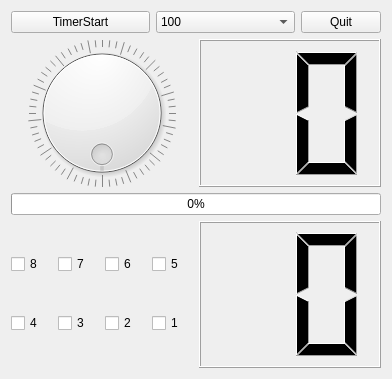
<?xml version="1.0" encoding="UTF-8"?>
<ui version="4.0">
 <class>Tab1Devcontrol</class>
 <widget class="QWidget" name="Tab1Devcontrol">
  <property name="geometry">
   <rect>
    <x>0</x>
    <y>0</y>
    <width>392</width>
    <height>379</height>
   </rect>
  </property>
  <property name="windowTitle">
   <string>Form</string>
  </property>
  <layout class="QVBoxLayout" name="verticalLayout_2" stretch="1,4,1,4">
   <item>
    <layout class="QHBoxLayout" name="horizontalLayout" stretch="2,2,1">
     <item>
      <widget class="QPushButton" name="pPBtimerStart">
       <property name="text">
        <string>TimerStart</string>
       </property>
       <property name="checkable">
        <bool>true</bool>
       </property>
      </widget>
     </item>
     <item>
      <widget class="QComboBox" name="pCBtimerValue">
       <item>
        <property name="text">
         <string>100</string>
        </property>
       </item>
       <item>
        <property name="text">
         <string>200</string>
        </property>
       </item>
       <item>
        <property name="text">
         <string>500</string>
        </property>
       </item>
       <item>
        <property name="text">
         <string>1000</string>
        </property>
       </item>
       <item>
        <property name="text">
         <string>2000</string>
        </property>
       </item>
      </widget>
     </item>
     <item>
      <widget class="QPushButton" name="pPBappQuit">
       <property name="text">
        <string>Quit</string>
       </property>
      </widget>
     </item>
    </layout>
   </item>
   <item>
    <layout class="QHBoxLayout" name="horizontalLayout_2">
     <item>
      <widget class="QDial" name="pDialled">
       <property name="maximum">
        <number>255</number>
       </property>
       <property name="wrapping">
        <bool>true</bool>
       </property>
       <property name="notchesVisible">
        <bool>true</bool>
       </property>
      </widget>
     </item>
     <item>
      <widget class="QLCDNumber" name="pLcdnumberLed">
       <property name="digitCount">
        <number>2</number>
       </property>
       <property name="mode">
        <enum>QLCDNumber::Hex</enum>
       </property>
      </widget>
     </item>
    </layout>
   </item>
   <item>
    <layout class="QHBoxLayout" name="horizontalLayout_3">
     <item>
      <widget class="QProgressBar" name="progressBar">
       <property name="value">
        <number>0</number>
       </property>
      </widget>
     </item>
    </layout>
   </item>
   <item>
    <layout class="QHBoxLayout" name="horizontalLayout_4">
     <item>
      <layout class="QGridLayout" name="gridLayout">
       <item row="1" column="2">
        <widget class="QCheckBox" name="pCBkey2">
         <property name="text">
          <string>2</string>
         </property>
        </widget>
       </item>
       <item row="0" column="0">
        <widget class="QCheckBox" name="pCBkey8">
         <property name="text">
          <string>8</string>
         </property>
        </widget>
       </item>
       <item row="1" column="0">
        <widget class="QCheckBox" name="pCBkey4">
         <property name="text">
          <string>4</string>
         </property>
        </widget>
       </item>
       <item row="0" column="3">
        <widget class="QCheckBox" name="pCBkey5">
         <property name="text">
          <string>5</string>
         </property>
        </widget>
       </item>
       <item row="1" column="1">
        <widget class="QCheckBox" name="pCBkey3">
         <property name="text">
          <string>3</string>
         </property>
        </widget>
       </item>
       <item row="1" column="3">
        <widget class="QCheckBox" name="pCBkey1">
         <property name="text">
          <string>1</string>
         </property>
        </widget>
       </item>
       <item row="0" column="1">
        <widget class="QCheckBox" name="pCBkey7">
         <property name="text">
          <string>7</string>
         </property>
        </widget>
       </item>
       <item row="0" column="2">
        <widget class="QCheckBox" name="pCBkey6">
         <property name="text">
          <string>6</string>
         </property>
        </widget>
       </item>
      </layout>
     </item>
     <item>
      <layout class="QVBoxLayout" name="verticalLayout">
       <item>
        <widget class="QLCDNumber" name="pLcdnumberKey">
         <property name="digitCount">
          <number>2</number>
         </property>
         <property name="mode">
          <enum>QLCDNumber::Hex</enum>
         </property>
        </widget>
       </item>
      </layout>
     </item>
    </layout>
   </item>
  </layout>
 </widget>
 <resources/>
 <connections/>
</ui>
